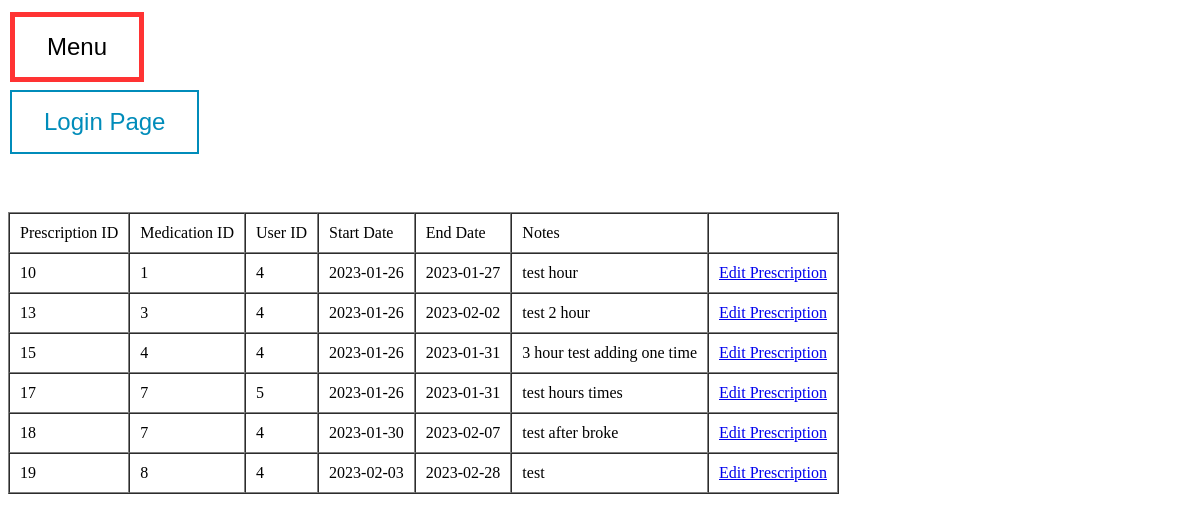
The page /dataPrescription.php on the database as committed earlier.
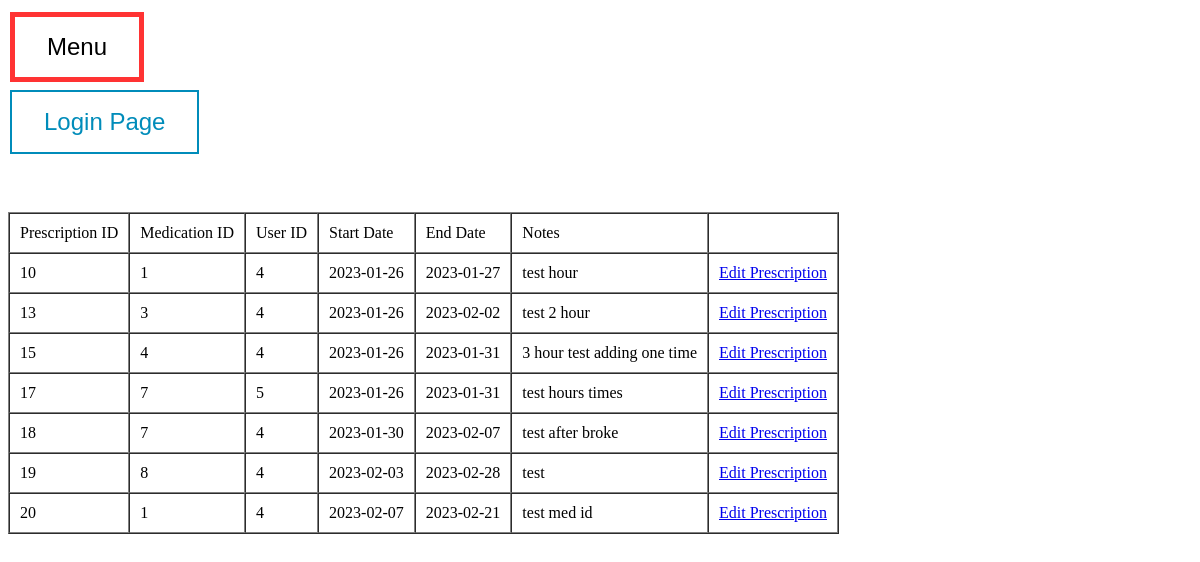
The same page on the database as committed later.
### tables this page shows
CREATE TABLE `prescriptions` (
  `prescription_id` int(11) NOT NULL,
  `user_id` int(11) NOT NULL,
  `medication_id` int(11) NOT NULL,
  `start_date` date NOT NULL,
  `end_date` date NOT NULL,
  `notes` varchar(255) DEFAULT NULL,
  `times_per_day` int(11) DEFAULT NULL,
  `hours_to_take` varchar(255) DEFAULT NULL,
  `is_archived` int(1) NOT NULL
);

### alert.php (called while the page is built, shortened)
<?php
require 'connection.php';
$query = "SELECT * FROM prescriptions WHERE start_date <= CURDATE() AND end_date >= CURDATE()";
$result = mysqli_query($conn, $query);
?>

### dataPrescription.php (the view, shortened to what this page needs)
<?php
require 'connection.php';
include 'alert.php';
?>
<!DOCTYPE html>
<html lang="en" dir="ltr">
  <head>
  </head>
  <body>
  <button onclick = "window.location.href='index.php'" class="button button1">Menu</button> <br>
  <button onclick = "window.location.href='login.php'" class="button button2">Login Page </button> <br>
  <br>
<br>
<br>
  <table border = 1 cellspacing = 0 cellpadding = 10>
      <tr>
      <td>Prescription ID</td>
        <td>Medication ID</td>
        <td>User ID</td>
        <td>Start Date</td>
        <td>End Date</td>
        <td>Notes</td>
        <td></td>
      </tr>
      <?php
      $rows = mysqli_query($conn, "SELECT *FROM prescriptions ORDER BY prescription_id ASC")
      ?>
      <?php foreach ($rows as $row) : ?>
      <tr>
        <td><?php echo $row["prescription_id"]; ?></td>
        <td><?php echo $row["medication_id"]; ?></td>
        <td><?php echo $row["user_id"]; ?></td>
        <td><?php echo $row["start_date"]; ?></td>
        <td><?php echo $row["end_date"]; ?></td>
        <td><?php echo $row["notes"]; ?></td>
        <td><?php echo '<a href="infoEditPrescription.php?id=',$row["prescription_id"],'">Edit Prescription</a>'; ?></td>
      </tr>
      <?php endforeach; ?>
    </table>
    <br>
  </body>
</html>

### dataPrescription.php (style rules this page uses)
.button { border: none; color: white; padding: 16px 32px; text-align: center; text-decoration: none; display: inline-block; font-size: 24px; margin: 4px 2px; transition-duration: 0.4s; cursor: pointer; }
.button1 { background-color: white; color: black; border: 5px solid #FF3333; }
.button2 { background-color: white; color: #008CBA; border: 2px solid #008CBA; }

Rows that differ between the two databases and show on the page:
added prescriptions: prescription_id "20", medication "1", user "4", start_date "2023-02-07", end_date "2023-02-21", notes "test med id"
